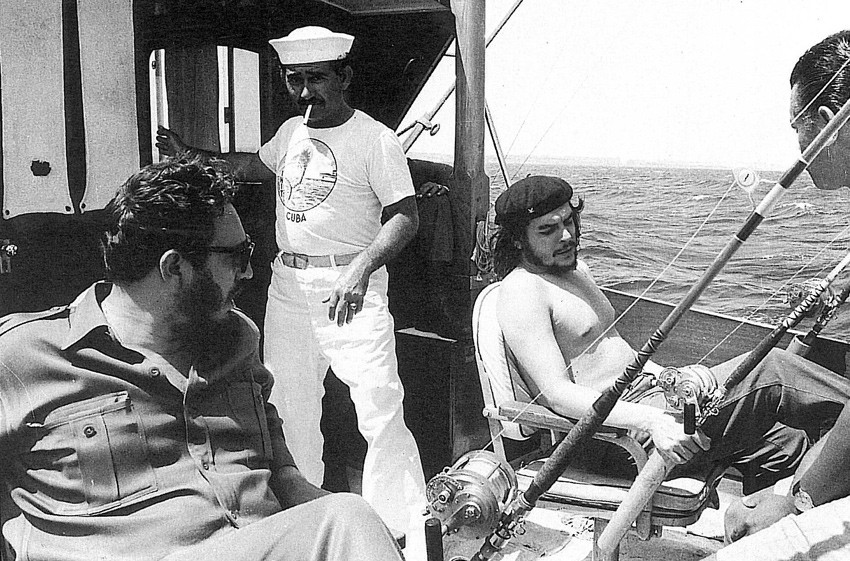
#> input picture input/image1.jpg, 850 x 561 px
$ python classical_colorize.py
#> lines starting #> are read from the running program, lines starting #| are printed output that depends on the picture; after the words box and inside, x2 and y2 are one past the last pixel; in counts of white or black regions, pixels touching at a corner belong together
#> in main, image is the input picture: shape (561, 850, 3); min 0, max 255, mean 146.1
from pathlib import Path
import cv2
import numpy as np


PROJECT_ROOT = Path(__file__).resolve().parents[1]

INPUT_IMAGE = PROJECT_ROOT / "input" / "image1.jpg"
OUTPUT_IMAGE = PROJECT_ROOT / "output" / "classical_colorized.png"

DISPLAY_WIDTH = 1000


# -----------------------------
# Manually selected mask points
# Image was resized to width 1000
# -----------------------------

SKY_POINTS = [
    [570, 178], [747, 182], [932, 188], [937, 171], [935, 162],
    [927, 153], [927, 137], [923, 118], [923, 89], [929, 69],
    [942, 58], [961, 43], [978, 35], [995, 30], [993, 5],
    [969, 3], [888, 2], [722, 0], [645, 0], [617, 0],
    [600, 28], [583, 46], [572, 74], [573, 101], [576, 124],
    [574, 143], [571, 174],
]

SEA_POINTS = [
    [578, 232], [577, 206], [567, 186], [638, 188], [746, 191],
    [837, 195], [919, 198], [947, 202], [951, 214], [960, 227],
    [987, 223], [995, 226], [997, 262], [999, 287], [997, 306],
    [997, 382], [998, 404], [862, 373], [763, 348], [715, 342],
    [700, 321], [687, 302], [687, 283], [688, 256], [690, 227],
    [679, 220], [671, 211], [656, 203], [630, 200], [615, 205],
    [605, 212], [591, 224], [579, 236],
]

BOAT_POINTS = [
    [4, 366], [37, 359], [61, 354], [82, 344], [108, 324],
    [113, 295], [110, 272], [116, 242], [127, 226], [155, 200],
    [185, 186], [177, 172], [175, 151], [188, 135], [203, 144],
    [215, 159], [227, 163], [246, 170], [277, 168], [294, 172],
    [307, 160], [316, 148], [333, 134], [337, 117], [328, 105],
    [319, 80], [315, 64], [312, 38], [326, 36], [341, 20],
    [353, 20], [371, 22], [387, 24], [398, 31], [412, 32],
    [431, 48], [419, 62], [423, 82], [417, 102], [413, 116],
    [429, 127], [449, 134], [463, 148], [477, 168], [482, 184],
    [485, 194], [495, 214], [504, 234], [505, 248], [501, 274],
    [493, 291], [477, 304], [469, 315], [468, 326], [468, 348],
    [477, 399], [483, 430], [484, 448], [485, 476], [495, 496],
    [504, 531], [510, 548], [527, 540], [552, 519], [565, 506],
    [561, 486], [559, 474], [549, 445], [547, 411], [543, 376],
    [548, 358], [559, 344], [575, 333], [577, 328], [576, 310],
    [576, 288], [583, 276], [573, 258], [573, 242], [585, 222],
    [611, 205], [636, 198], [650, 204], [675, 213], [680, 233],
    [688, 258], [688, 274], [685, 296], [685, 310], [694, 321],
    [711, 338], [717, 350], [731, 374], [745, 398], [759, 407],
    [776, 419], [803, 424], [827, 427], [846, 421], [876, 416],
    [896, 402], [911, 406], [913, 386], [874, 379], [835, 379],
    [817, 370], [790, 358], [771, 354], [742, 347], [723, 338],
    [711, 325], [701, 314], [697, 303], [700, 280], [696, 251],
    [685, 213], [663, 201], [640, 187], [616, 197], [597, 204],
    [580, 217], [573, 216], [565, 198], [563, 166], [567, 126],
    [564, 85], [564, 41], [563, 9], [557, 2], [499, 0],
    [431, 0], [369, 2], [335, 0], [295, 1], [263, 3],
    [223, 4], [165, 8], [122, 6], [65, 3], [41, 2],
    [5, 0], [3, 17], [4, 62], [3, 96], [3, 148],
    [3, 186], [5, 224], [5, 250], [8, 278], [4, 306],
    [4, 337], [4, 366], [557, 531],
]


def resize_to_width(image, width):
#> called with width = 1000
    height = int(image.shape[0] * width / image.shape[1])
#> height = 660
    return cv2.resize(image, (width, height))


def create_polygon_mask(shape, points):
#> called with shape = (660, 1000, 3)
    mask = np.zeros(shape[:2], dtype=np.uint8)
    polygon = np.array(points, dtype=np.int32)
    cv2.fillPoly(mask, [polygon], 255)
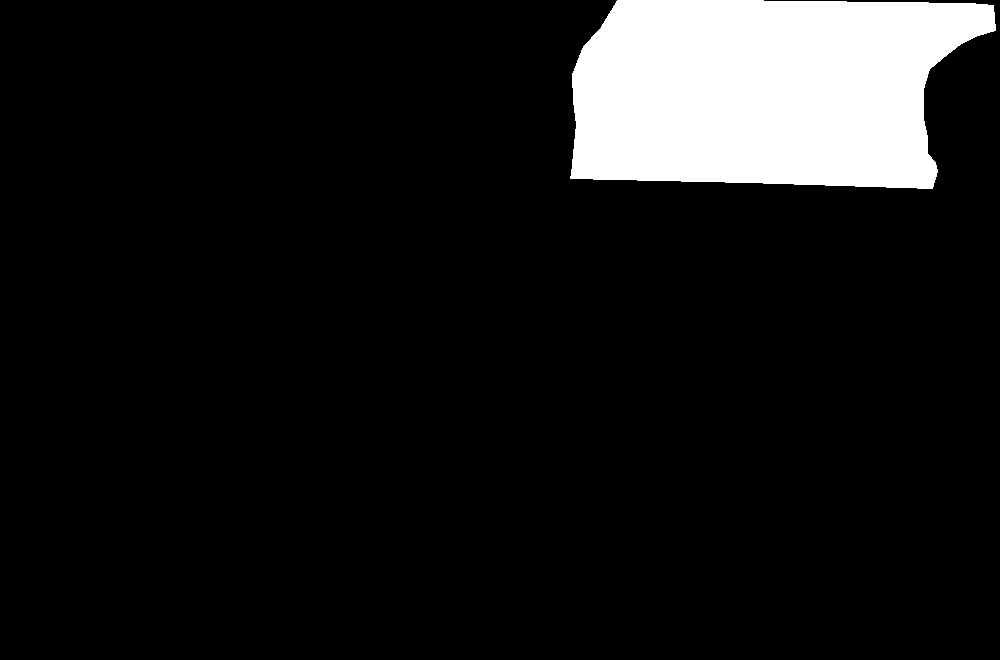
#> mask: shape (660, 1000); 10.1% white; 1 white region, box (x1, y1, x2, y2) and area: (570, 0, 996, 189) 66400
#> call 2 of create_polygon_mask, with shape = (660, 1000, 3)
#> in create_polygon_mask (call 2), `cv2.fillPoly(mask, [polygon], 255)`:
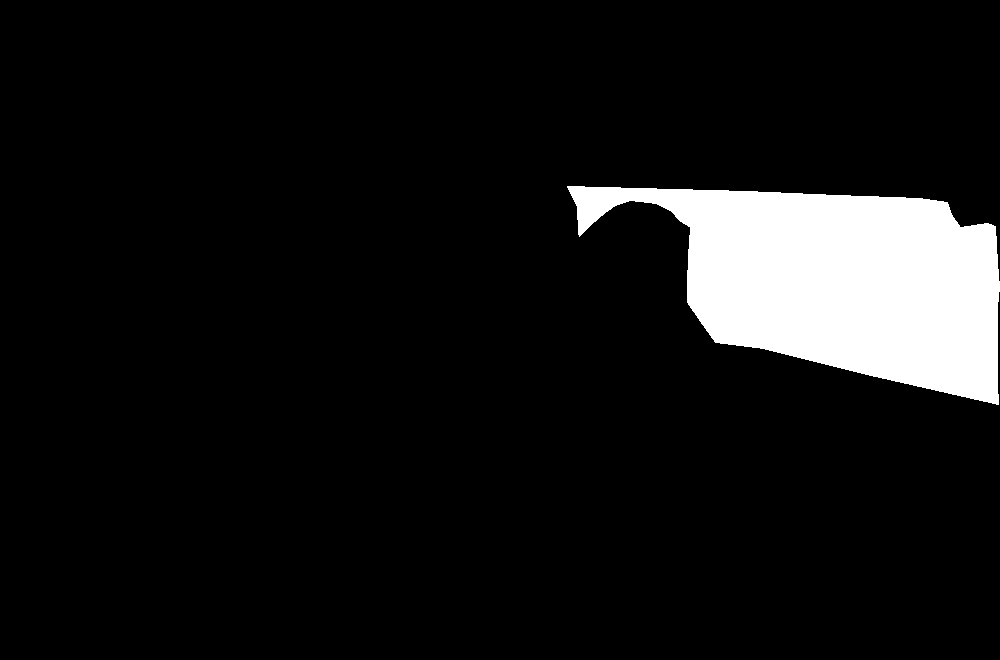
#> mask: shape (660, 1000); 8.4% white; 1 white region, box (x1, y1, x2, y2) and area: (567, 186, 1000, 405) 55279
#> in create_polygon_mask (call 3), `cv2.fillPoly(mask, [polygon], 255)`: mask: shape (660, 1000); 21.2% white; 1 white region, box (x1, y1, x2, y2) and area: (3, 0, 914, 549) 139809

    # Smooth mask edges for more natural blending
    mask = cv2.GaussianBlur(mask, (11, 11), 0)
    return mask


def apply_semantic_color(base_image, mask, bgr_color, alpha):
    """
    Applies a color overlay to a masked region while preserving
    original grayscale brightness and texture.
    """
#> called with bgr_color = (210, 190, 160), alpha = 0.3
    color_layer = np.zeros_like(base_image)
    color_layer[:] = bgr_color

    blended = cv2.addWeighted(base_image, 1 - alpha, color_layer, alpha, 0)
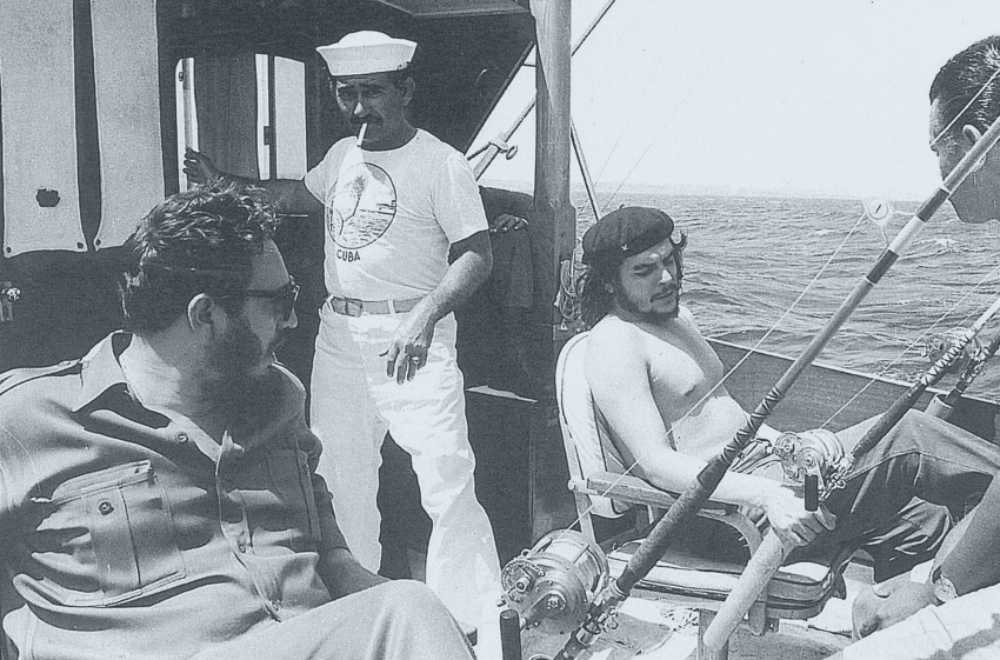
#> blended: shape (660, 1000, 3); mean B, G, R 165.2, 159.2, 150.2

    mask_float = mask.astype(float) / 255.0
    mask_float = mask_float[:, :, None]

    result = base_image * (1 - mask_float) + blended * mask_float
    return result.astype(np.uint8)


def main():
    image = cv2.imread(str(INPUT_IMAGE))

    if image is None:
        raise FileNotFoundError(f"Input image not found: {INPUT_IMAGE}")

    # Resize image to match the coordinate system used when selecting points
    image = resize_to_width(image, DISPLAY_WIDTH)

    # Use grayscale luminance as base
    gray = cv2.cvtColor(image, cv2.COLOR_BGR2GRAY)
    colorized = cv2.cvtColor(gray, cv2.COLOR_GRAY2BGR)

    # Create semantic masks
    sky_mask = create_polygon_mask(colorized.shape, SKY_POINTS)
    sea_mask = create_polygon_mask(colorized.shape, SEA_POINTS)
    boat_mask = create_polygon_mask(colorized.shape, BOAT_POINTS)

    # Apply colors.
    # OpenCV uses BGR format, not RGB.
    colorized = apply_semantic_color(
        colorized,
        sky_mask,
        bgr_color=(210, 190, 160),   # pale blue-gray sky
        alpha=0.30,
    )

    colorized = apply_semantic_color(
        colorized,
        sea_mask,
        bgr_color=(130, 105, 65),    # muted blue-green sea
        alpha=0.35,
    )
#> call 2 of apply_semantic_color, with bgr_color = (130, 105, 65), alpha = 0.35
#> in apply_semantic_color (call 2), `blended = cv2.addWeighted(base_image, 1 - alpha, color_layer, alpha, 0)`:
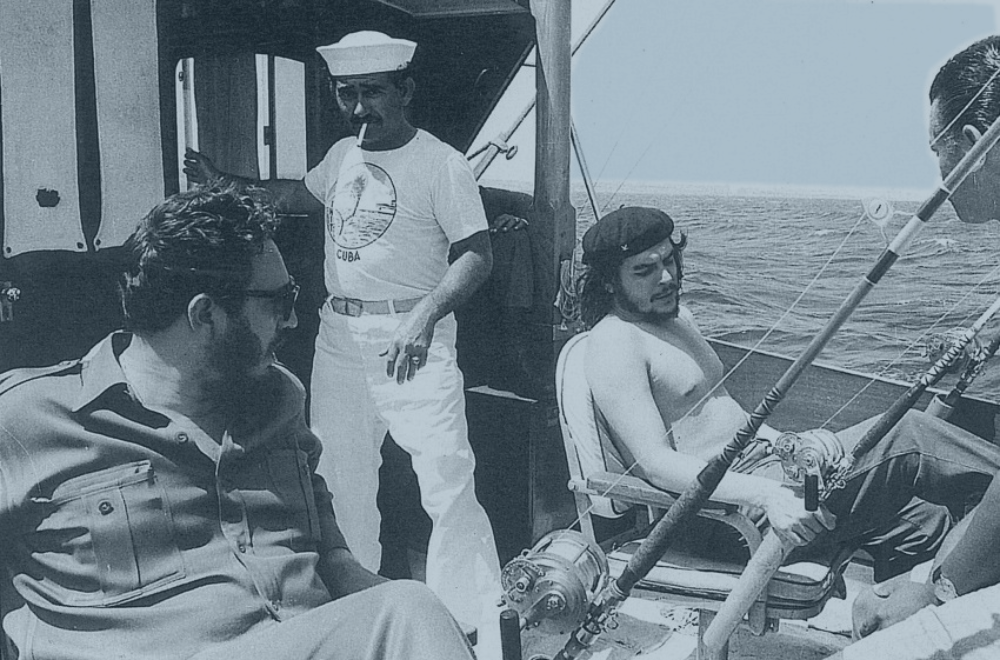
#> blended: shape (660, 1000, 3); mean B, G, R 139.5, 130.4, 115.8

    colorized = apply_semantic_color(
        colorized,
        boat_mask,
        bgr_color=(185, 175, 150),   # warm gray / beige boat tone
        alpha=0.18,
    )
#> call 3 of apply_semantic_color, with bgr_color = (185, 175, 150), alpha = 0.18
#> in apply_semantic_color (call 3), `blended = cv2.addWeighted(base_image, 1 - alpha, color_layer, alpha, 0)`:
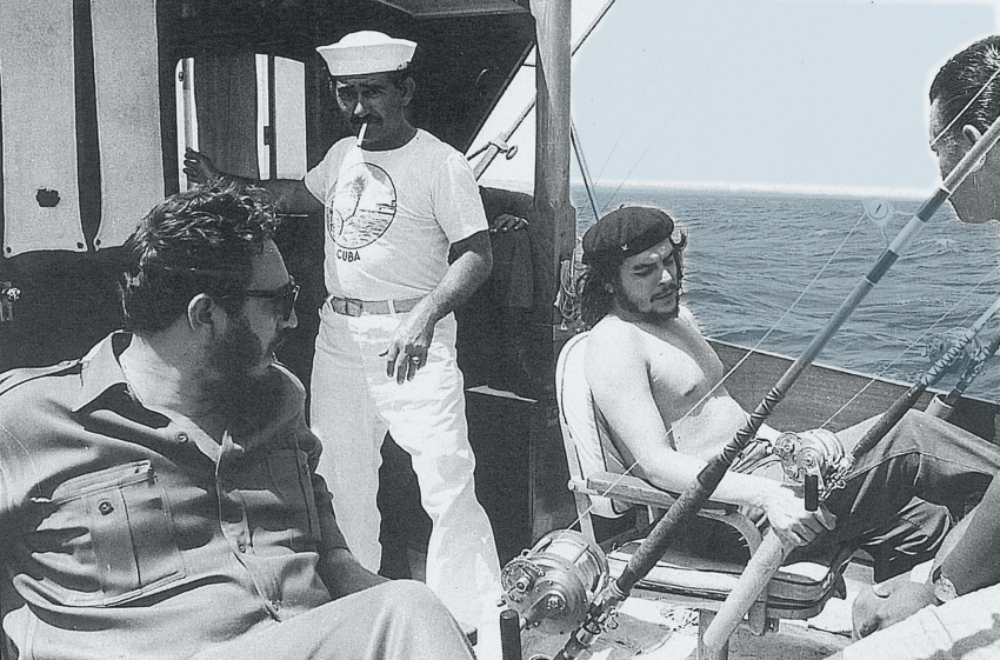
#> blended: shape (660, 1000, 3); mean B, G, R 150.9, 147.9, 141.8
#> in apply_semantic_color (call 3), `mask_float = mask.astype(float) / 255.0`:
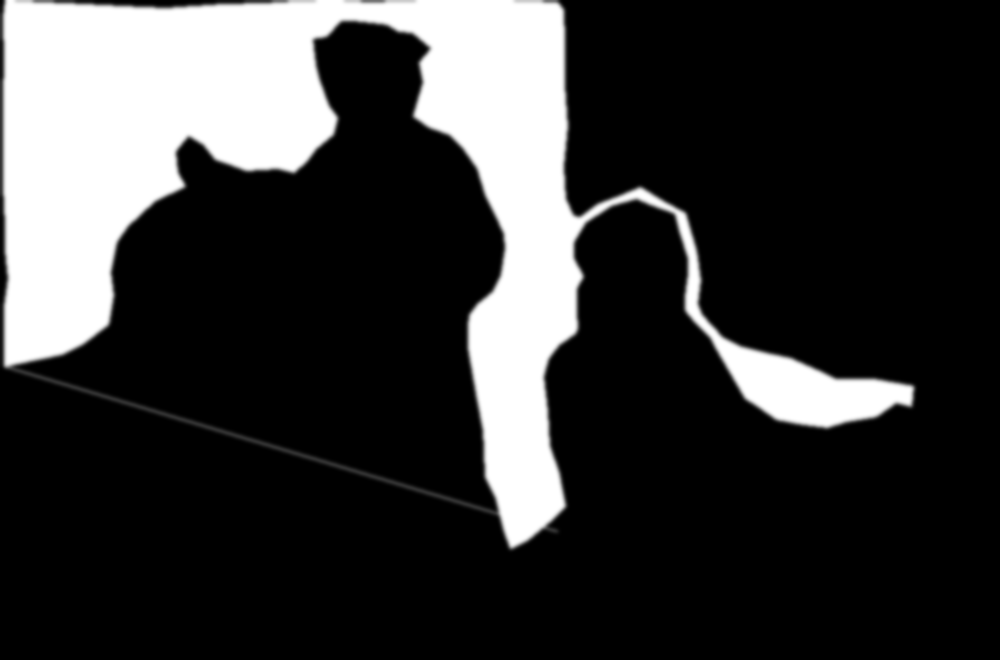
#> mask_float: shape (660, 1000) float64; min 0, max 1, mean 0.212
#> in apply_semantic_color (call 3), `result = base_image * (1 - mask_float) + blended * mask_float`:
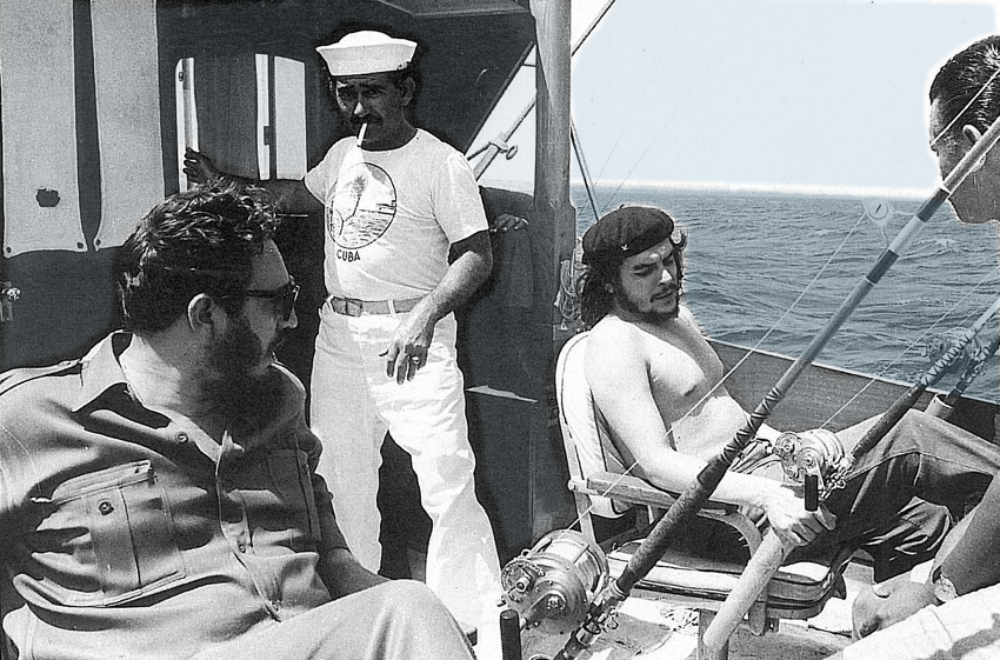
#> result: shape (660, 1000, 3) float64; mean B, G, R 146.6, 144.9, 141.9

    OUTPUT_IMAGE.parent.mkdir(parents=True, exist_ok=True)
    cv2.imwrite(str(OUTPUT_IMAGE), colorized)

    print(f"Classical colorized image saved to: {OUTPUT_IMAGE}")


if __name__ == "__main__":
    main()
